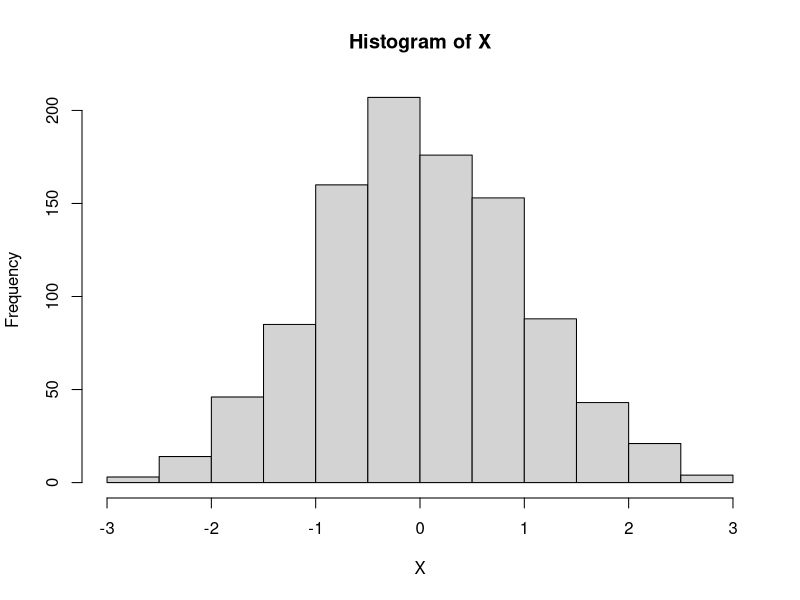
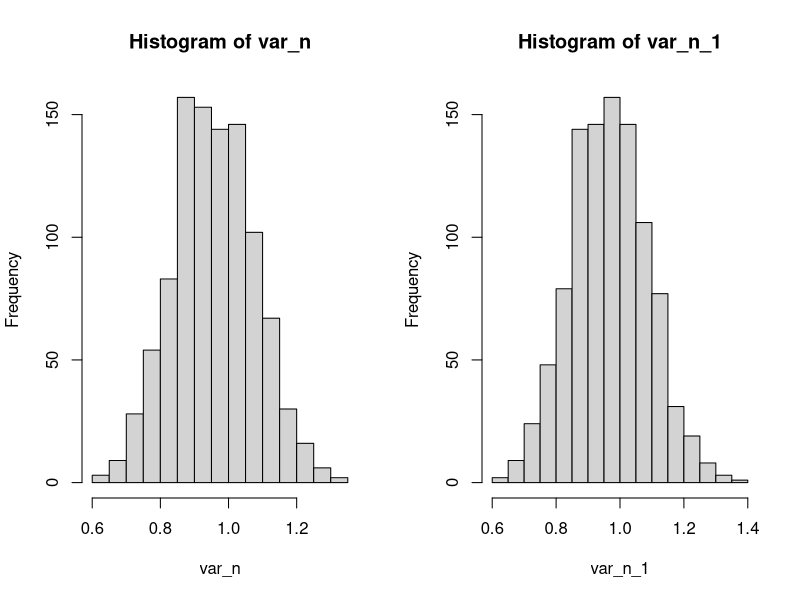
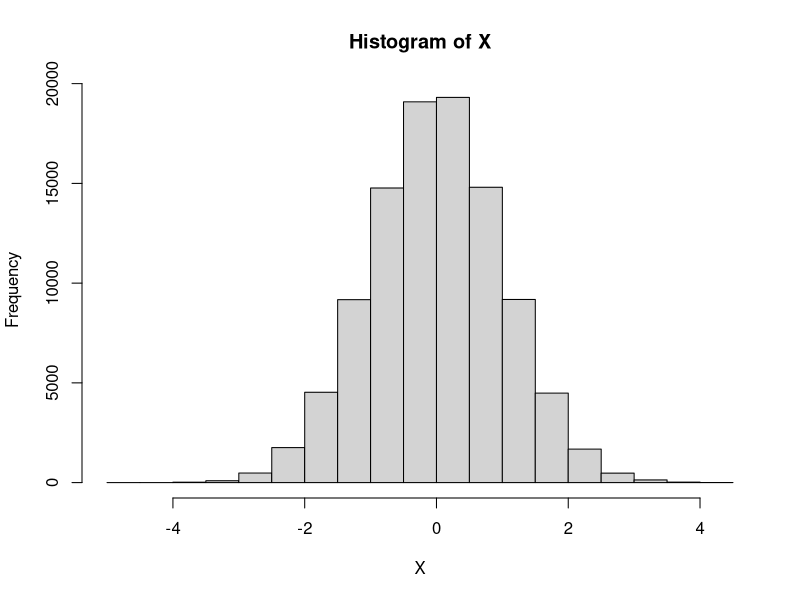
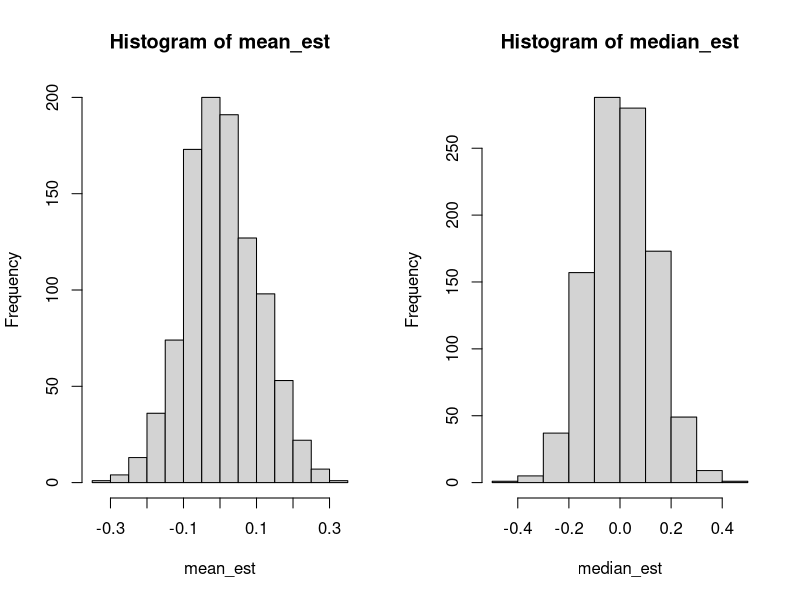
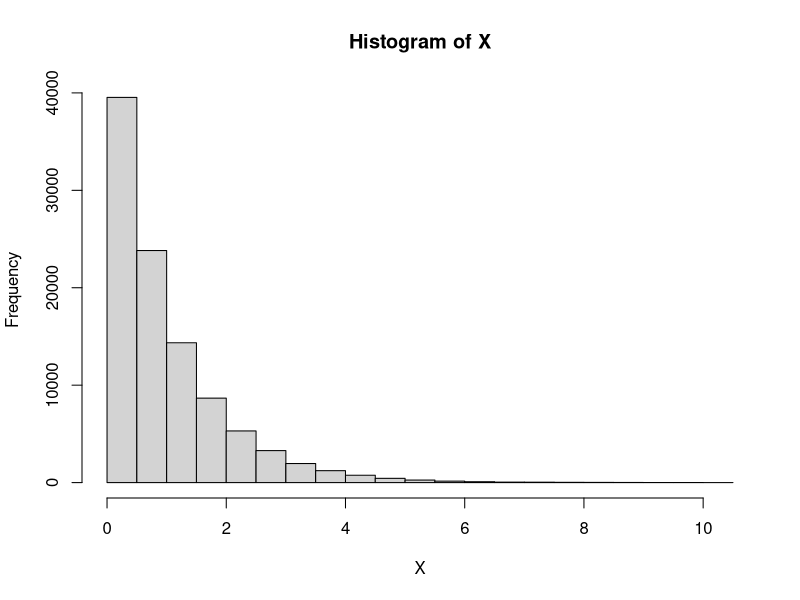
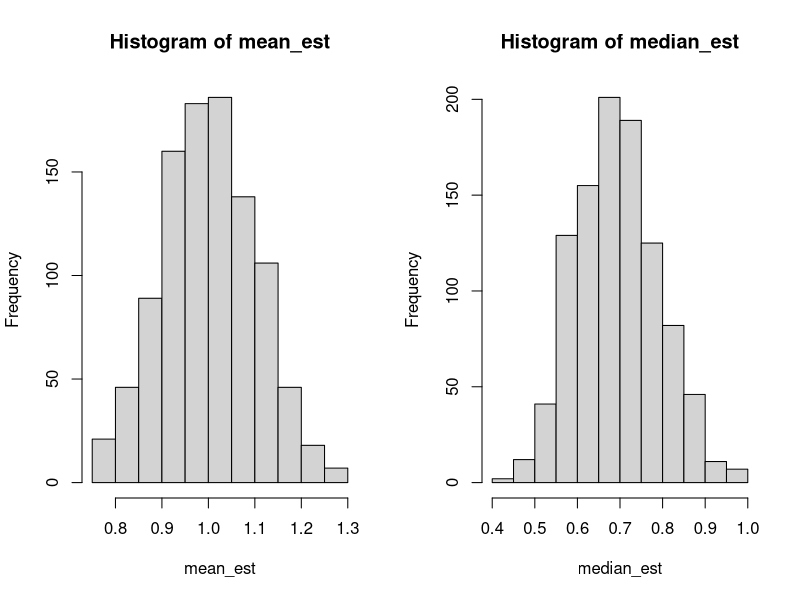

Write R code to recreate these figures, in order.
## ---- chunk 1
# Example: normally distributed data with expected value 0
# Step 1: Generate the population of the variable X, as a standard normal distribution with expected value 0 and variance 1. 
set.seed(7)
X <- rnorm(n = 1000, mean = 0, sd = 1)
var(X)
hist(X)

# Step 2: Draw a random sample X_sample_i of 100 values from the population of X, and compute both estimates of the variance of X. Do this 1000 times.
var_n <- var_n_1 <- NULL
for(i in 1:1000){
  #print(i)
  X_sample_i <- sample(X, size = 100, replace = FALSE)
  var_n[i] <- var(X_sample_i)*(100-1)/100
  var_n_1[i] <- var(X_sample_i)
}

# Results
mean(var_n)
mean(var_n_1)

# Visualize
par(mfrow = c(1,2))
hist(var_n)
hist(var_n_1)
## ---- chunk 2
# Example 1: normally distributed data with expected value 0
# Step 1: Generate the population of the variable X, as a standard normal distribution with expected value 0 and variance 1. 
set.seed(3)
X <- rnorm(n = 100000, mean = 0, sd = 1)
mean(X)
par(mfrow = c(1,1))
hist(X)

# Step 2: Draw a random sample X_sample_i of 100 values from the population of X, compute the mean and median as estimates of the expected value of X. Do this 1000 times.
mean_est <- median_est <- NULL
for(i in 1:1000){
  #print(i)
  X_sample_i <- sample(X, size = 100, replace = FALSE)
  mean_est[i] <- mean(X_sample_i)
  median_est[i] <- median(X_sample_i)
}

# Is one of them more efficient? ie how much do the estimators vary around the true expected value? For this: compute the mean square error (MSE) between the estimate and the true value of the expected value (theoretically 0):
mean((mean_est - mean(X))^2)
mean((median_est - mean(X))^2)
# -> mean is more efficient.
# In addition, not only do the mean estimators vary less around the true mean(X), but they also have a smaller variance:
var(mean_est)
var(median_est)

# Visualize
par(mfrow = c(1,2))
hist(mean_est)
hist(median_est)
## ---- chunk 3
# Example 2: skewed data
# Step 1: Generate the population of the variable X, as an exponentially-distributed variable with expected value 1.
set.seed(3)
X <- rexp(n = 100000, rate = 1)
mean(X)
par(mfrow = c(1,1))
hist(X)

# Step 2: Draw a random sample X_sample_i of 100 values from the population of X, compute the mean and median as estimates of the expected value of X. Do this 1000 times.
mean_est <- median_est <- NULL
for(i in 1:1000){
  #print(i)
  X_sample_i <- sample(X, size = 100, replace = FALSE)
  mean_est[i] <- mean(X_sample_i)
  median_est[i] <- median(X_sample_i)
}

# Is one of them more efficient? ie how much do the estimators vary around the true expected value? Compute the mean square error (MSE) between the estimate and the true value of the expected value (theoretically 1):
mean((mean_est - mean(X))^2)
mean((median_est - mean(X))^2)
# -> Mean is slightly better, ie mean gives the more efficient estimator for the true expected value.
# On the other hand, the median estimator varies less:
var(mean_est)
var(median_est)
# and also is a more efficient estimator of the median(X)
mean((mean_est - median(X))^2)
mean((median_est - median(X))^2)
#### -> Conclusion: depending on your criterion, you might get to the conclusion that mean is better or that median is better, there is no clear overall favourite here for skewed data.

# Visualize
par(mfrow = c(1,2))
hist(mean_est)
hist(median_est)
